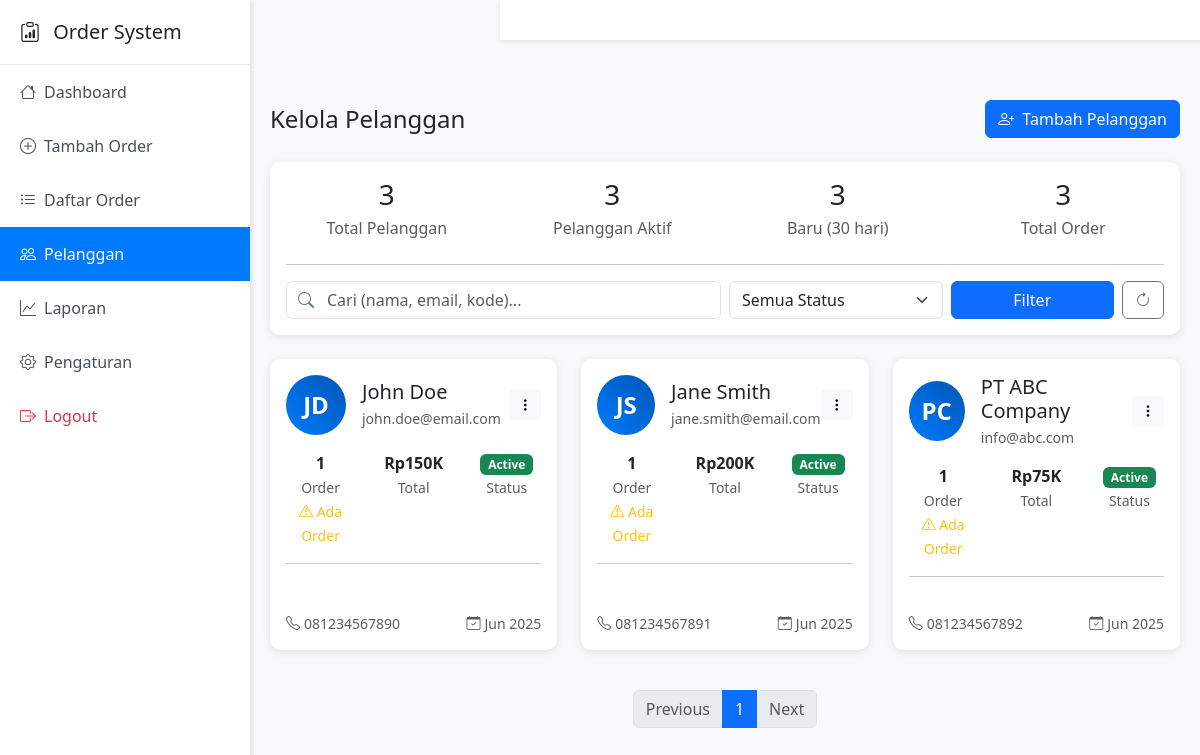
Page /dashboard/customers.php (signed in) on the committed database.
### tables this page shows
CREATE TABLE customers (
    id INT PRIMARY KEY AUTO_INCREMENT,
    customer_code VARCHAR(20) UNIQUE NOT NULL,
    name VARCHAR(100) NOT NULL,
    email VARCHAR(100) NULL,
    phone VARCHAR(20) NULL,
    address TEXT NULL,
    city VARCHAR(50) NULL,
    postal_code VARCHAR(10) NULL,
    company VARCHAR(100) NULL,
    customer_type ENUM('individual', 'company') DEFAULT 'individual',
    status ENUM('active', 'inactive') DEFAULT 'active',
    notes TEXT NULL,
    created_by INT NULL,
    created_at TIMESTAMP DEFAULT CURRENT_TIMESTAMP,
    updated_at TIMESTAMP DEFAULT CURRENT_TIMESTAMP ON UPDATE CURRENT_TIMESTAMP,
    FOREIGN KEY (created_by) REFERENCES users(id) ON DELETE SET NULL
);

### dashboard/customers.php (the view, shortened to what this page needs)
<?php
require_once '../config/auth.php';
$total_customers = $pdo->query("SELECT COUNT(*) FROM customers")->fetchColumn();
$active_customers = $pdo->query("SELECT COUNT(*) FROM customers WHERE status = 'active'")->fetchColumn();
$new_customers = $pdo->query("SELECT COUNT(*) FROM customers WHERE created_at >= DATE_SUB(NOW(), INTERVAL 30 DAY)")->fetchColumn();
$total_orders = $pdo->query("SELECT COUNT(*) FROM orders")->fetchColumn();
$page = isset($_GET['page']) ? (int) $_GET['page'] : 1;
$items_per_page = 9;
$offset = ($page - 1) * $items_per_page;
$search_term = $_GET['search'] ?? '';
$status_filter = $_GET['status'] ?? '';
$base_query = "FROM customers c LEFT JOIN customer_stats cs ON c.id = cs.id WHERE 1=1";
$params = [];
$total_query = "SELECT COUNT(c.id) " . $base_query;
$stmt_total = $pdo->prepare($total_query);
$stmt_total->execute($params);
$total_filtered_customers = $stmt_total->fetchColumn();
$total_pages = ceil($total_filtered_customers / $items_per_page);
$data_query = "SELECT c.*, cs.total_orders, cs.total_spent, cs.last_order_date " . $base_query . " ORDER BY c.created_at DESC LIMIT ? OFFSET ?";
$stmt_data = $pdo->prepare($data_query);
$param_index = 1;
$stmt_data->bindValue($param_index++, $items_per_page, PDO::PARAM_INT);
$stmt_data->bindValue($param_index, $offset, PDO::PARAM_INT);
$stmt_data->execute();
$customers = $stmt_data->fetchAll(PDO::FETCH_ASSOC);
?>
<!DOCTYPE html>
<html lang="id">
<head>
    <link href="https://cdn.jsdelivr.net/npm/bootstrap@5.3.0/dist/css/bootstrap.min.css" rel="stylesheet">
    <link href="https://cdnjs.cloudflare.com/ajax/libs/bootstrap-icons/1.11.0/font/bootstrap-icons.min.css"
        rel="stylesheet">
</head>
<body>
    <div class="sidebar" id="sidebar">
        <div class="sidebar-brand">
            <h5 class="mb-0"><i class="bi bi-clipboard-data me-2"></i> Order System</h5>
        </div>
        <ul class="sidebar-nav">
            <li><a href="index.php"><i class="bi bi-house me-2"></i>Dashboard</a></li>
            <li><a href="add-order.php"><i class="bi bi-plus-circle me-2"></i>Tambah Order</a></li>
            <li><a href="orders.php"><i class="bi bi-list-ul me-2"></i>Daftar Order</a></li>
            <li><a href="customers.php" class="active"><i class="bi bi-people me-2"></i>Pelanggan</a></li>
            <li><a href="reports.php"><i class="bi bi-graph-up me-2"></i>Laporan</a></li>
            <li><a href="settings.php"><i class="bi bi-gear me-2"></i>Pengaturan</a></li>
            <li><a href="../auth/logout.php" class="text-danger" onclick="return confirm('Yakin ingin logout?')"><i
                        class="bi bi-box-arrow-right me-2"></i>Logout</a></li>
        </ul>
    </div>
    <nav class="navbar navbar-expand-lg navbar-light navbar-custom">
        <div class="container-fluid">
        </div>
    </nav>
    <div class="main-content">
        <div class="content-wrapper">
            <div class="d-flex justify-content-between align-items-center mb-4">
                <h4 class="mb-0">Kelola Pelanggan</h4>
                <button class="btn btn-primary" data-bs-toggle="modal" data-bs-target="#customerModal">
                    <i class="bi bi-person-plus me-1"></i> Tambah Pelanggan
                </button>
            </div>
            <div class="card mb-4">
                <div class="card-body">
                    <div class="row mb-4 text-center">
                        <div class="col-6 col-md-3">
                            <h3 class="mb-1"><?php echo $total_customers; ?></h3>
                            <p class="text-muted mb-0">Total Pelanggan</p>
                        </div>
                        <div class="col-6 col-md-3">
                            <h3 class="mb-1"><?php echo $active_customers; ?></h3>
                            <p class="text-muted mb-0">Pelanggan Aktif</p>
                        </div>
                        <div class="col-6 col-md-3 mt-3 mt-md-0">
                            <h3 class="mb-1"><?php echo $new_customers; ?></h3>
                            <p class="text-muted mb-0">Baru (30 hari)</p>
                        </div>
                        <div class="col-6 col-md-3 mt-3 mt-md-0">
                            <h3 class="mb-1"><?php echo $total_orders; ?></h3>
                            <p class="text-muted mb-0">Total Order</p>
                        </div>
                    </div>
                    <hr>
                    <form method="GET" action="customers.php">
                        <div class="row g-2 align-items-center">
                            <div class="col-md-6">
                                <div class="search-box">
                                    <i class="bi bi-search"></i>
                                    <input type="text" class="form-control" name="search"
                                        placeholder="Cari (nama, email, kode)..."
                                        value="<?php echo htmlspecialchars($search_term); ?>">
                                </div>
                            </div>
                            <div class="col-md-3">
                                <select class="form-select" name="status">
                                    <option value="">Semua Status</option>
                                </select>
                            </div>
                            <div class="col-md-3 d-flex">
                                <button type="submit" class="btn btn-primary w-100 me-2">Filter</button>
                                <a href="customers.php" class="btn btn-outline-secondary"><i
                                        class="bi bi-arrow-clockwise"></i></a>
                            </div>
                        </div>
                    </form>
                </div>
            </div>
            <div class="row">
                <?php if (empty($customers)): ?>
                    <div class="col-12">
                        <div class="card">
                            <div class="card-body text-center">
                                <p class="mb-0">Tidak ada pelanggan yang ditemukan.</p>
                            </div>
                        </div>
                    </div>
                <?php else: ?>
                    <?php foreach ($customers as $customer):
                        $name_parts = explode(' ', trim($customer['name']));
                        $initials = strtoupper(count($name_parts) > 1 ? substr($name_parts[0], 0, 1) . substr(end($name_parts), 0, 1) : substr($name_parts[0], 0, 2));
                        ?>
                        <div class="col-xl-4 col-md-6 mb-4">
                            <div class="card customer-card h-100">
                                <div class="card-body d-flex flex-column">
                                    <div class="d-flex align-items-center mb-3">
                                        <div class="customer-avatar me-3"><?php echo htmlspecialchars($initials); ?></div>
                                        <div class="flex-grow-1">
                                            <h5 class="mb-1"><?php echo htmlspecialchars($customer['name']); ?></h5>
                                            <p class="text-muted mb-0 small"><?php echo htmlspecialchars($customer['email']); ?>
                                            </p>
                                        </div>
                                        <div class="dropdown">
                                            <button class="btn btn-light btn-sm" data-bs-toggle="dropdown"><i
                                                    class="bi bi-three-dots-vertical"></i></button>
                                        </div>
                                    </div>
                                    <div class="row text-center">
                                        <div class="col-4">
                                            <strong><?php echo $customer['total_orders'] ?? 0; ?></strong><br>
                                            <small class="text-muted">Order</small>
                                            <?php if (($customer['total_orders'] ?? 0) > 0): ?>
                                                <br><small class="text-warning"><i class="bi bi-exclamation-triangle"></i> Ada
                                                    Order</small>
                                            <?php endif; ?>
                                        </div>
                                        <div class="col-4">
                                            <strong>Rp<?php echo number_format(($customer['total_spent'] ?? 0) / 1000, 0); ?>K</strong><br><small
                                                class="text-muted">Total</small>
                                        </div>
                                        <div class="col-4">
                                            <span
                                                class="badge bg-<?php echo $customer['status'] === 'active' ? 'success' : 'secondary'; ?>"><?php echo ucfirst($customer['status']); ?></span><br>
                                            <small class="text-muted">Status</small>
                                        </div>
                                    </div>
                                    <hr>
                                    <div class="d-flex justify-content-between text-muted mt-auto small">
                                        <span><i
                                                class="bi bi-telephone me-1"></i><?php echo htmlspecialchars($customer['phone'] ?? '-'); ?></span>
                                        <span><i
                                                class="bi bi-calendar-check me-1"></i><?php echo $customer['last_order_date'] ? date('M Y', strtotime($customer['last_order_date'])) : 'N/A'; ?></span>
                                    </div>
                                </div>
                            </div>
                        </div>
                    <?php endforeach; ?>
                <?php endif; ?>
            </div>
            <nav class="mt-3">
                <ul class="pagination justify-content-center">
                    <li class="page-item <?php if ($page <= 1) {
                        echo 'disabled';
                    } ?>"><a class="page-link"
                            href="?page=<?php echo $page - 1; ?>&search=<?php echo urlencode($search_term); ?>&status=<?php echo urlencode($status_filter); ?>">Previous</a>
                    </li>
                    <?php for ($i = 1; $i <= $total_pages; $i++): ?>
                        <li class="page-item <?php if ($i == $page) {
                            echo 'active';
                        } ?>"><a class="page-link"
                                href="?page=<?php echo $i; ?>&search=<?php echo urlencode($search_term); ?>&status=<?php echo urlencode($status_filter); ?>"><?php echo $i; ?></a>
                        </li>
                    <?php endfor; ?>
                    <li class="page-item <?php if ($page >= $total_pages) {
                        echo 'disabled';
                    } ?>"><a class="page-link"
                            href="?page=<?php echo $page + 1; ?>&search=<?php echo urlencode($search_term); ?>&status=<?php echo urlencode($status_filter); ?>">Next</a>
                    </li>
                </ul>
            </nav>
        </div>
    </div>
</body>
</html>

### dashboard/customers.php (style rules this page uses)
body { background-color: #f8f9fa; font-family: 'Segoe UI', Tahoma, Geneva, Verdana, sans-serif; }
.sidebar { min-height: 100vh; background: white; box-shadow: 2px 0 5px rgba(0, 0, 0, 0.1); position: fixed; width: 250px; z-index: 1000; }
.main-content { margin-left: 250px; padding: 20px; }
.navbar-custom { background: white; box-shadow: 0 2px 5px rgba(0, 0, 0, 0.1); margin-left: 250px; position: fixed; top: 0; right: 0; left: 250px; z-index: 999; width: calc(100% - 250px); }
.content-wrapper { margin-top: 80px; }
.sidebar-brand { padding: 20px; border-bottom: 1px solid #e9ecef; }
.sidebar-nav { padding: 0; list-style: none; }
.sidebar-nav a { display: block; padding: 15px 20px; color: #495057; text-decoration: none; transition: all 0.3s ease; }
.sidebar-nav a.active { background-color: #007bff; color: white; }
.card { border: none; border-radius: 10px; box-shadow: 0 2px 10px rgba(0, 0, 0, 0.1); margin-bottom: 20px; }
.customer-card { transition: transform 0.2s ease; }
.customer-avatar { width: 60px; height: 60px; border-radius: 50%; background: linear-gradient(45deg, #007bff, #0056b3); display: flex; align-items: center; justify-content: center; color: white; font-size: 24px; font-weight: bold; }
.search-box { position: relative; }
.search-box input { padding-left: 40px; }
.search-box i { position: absolute; left: 12px; top: 50%; transform: translateY(-50%); color: #6c757d; }

### rows in the picture
customers: name "JD", name "John Doe", email "john.doe@email.com", total_orders "1", total_spent "150", status "Active", phone "081234567890", last_order_date "Jun 2025"
customers: name "JS", name "Jane Smith", email "jane.smith@email.com", total_orders "1", total_spent "200", status "Active", phone "081234567891", last_order_date "Jun 2025"
customers: name "PC", name "PT ABC Company", email "info@abc.com", total_orders "1", total_spent "75", status "Active", phone "081234567892", last_order_date "Jun 2025"

### other values in the picture
$total_customers "3"
$active_customers "3"
$new_customers "3"
$total_orders "3"
